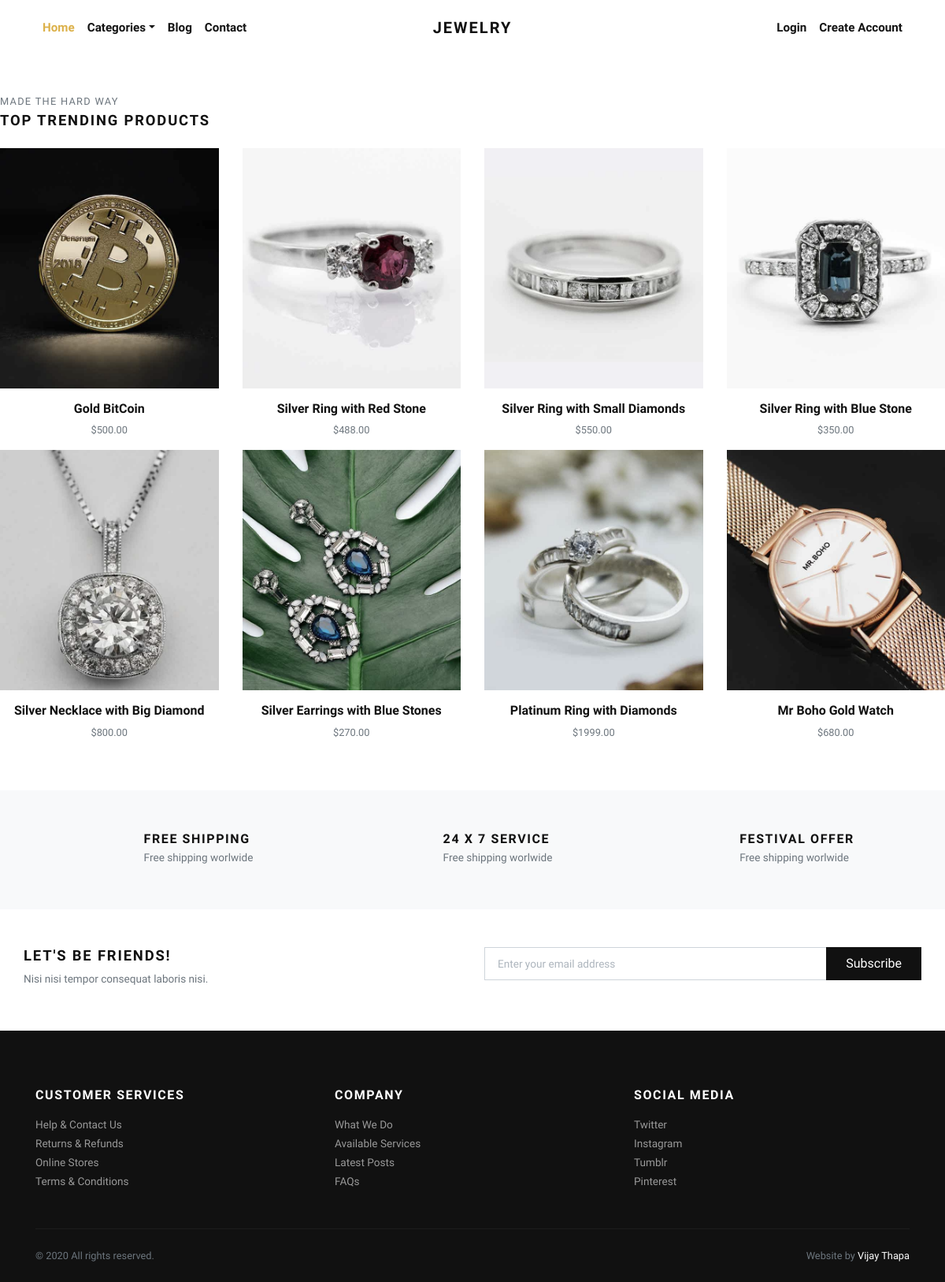
The page / on the database its author committed.
### store/models.py (models this page shows, shortened)
class Product(models.Model):
    title = models.CharField(max_length=150, verbose_name="Product Title")
    slug = models.SlugField(max_length=160, verbose_name="Product Slug")
    sku = models.CharField(max_length=255, unique=True, verbose_name="Unique Product ID (SKU)")
    short_description = models.TextField(verbose_name="Short Description")
    detail_description = models.TextField(blank=True, null=True, verbose_name="Detail Description")
    product_image = models.ImageField(upload_to='product', blank=True, null=True, verbose_name="Product Image")
    price = models.DecimalField(max_digits=8, decimal_places=2)
    category = models.ForeignKey(Category, verbose_name="Product Categoy", on_delete=models.CASCADE)
    is_active = models.BooleanField(verbose_name="Is Active?")
    is_featured = models.BooleanField(verbose_name="Is Featured?")
    created_at = models.DateTimeField(auto_now_add=True, verbose_name="Created Date")
    updated_at = models.DateTimeField(auto_now=True, verbose_name="Updated Date")
    class Meta:
        verbose_name_plural = 'Products'
        ordering = ('-created_at', )

### store/views.py (the view)
# urls.py: path('', views.home, name="home"),
def home(request):
    categories = Category.objects.filter(is_active=True, is_featured=True)[:3]
    products = Product.objects.filter(is_active=True, is_featured=True)[:8]
    context = {
        'categories': categories,
        'products': products,
    }
    return render(request, 'store/index.html', context)

### store/context_preprocessors.py (called while the page is built)
def store_menu(request):
    categories = Category.objects.filter(is_active=True)
    context = {
        'categories_menu': categories,
    }
    return context

def cart_menu(request):
    if request.user.is_authenticated:
        cart_items= Cart.objects.filter(user=request.user)
        context = {
            'cart_items': cart_items,
        }
    else:
        context = {}
    return context

### templates/store/index.html (shortened to what this page needs)
{% extends 'base.html' %}
{% load static %}
      {% block content %}
        <section class="py-5">
          <header>
            <p class="small text-muted small text-uppercase mb-1">Made the hard way</p>
            <h2 class="h5 text-uppercase mb-4">Top trending products</h2>
          </header>
          <div class="row">
            {% if products %}
              {% for product in products %}
                <div class="col-xl-3 col-lg-4 col-sm-6">
                  <div class="product text-center">
                    <div class="position-relative mb-3">
                      <a class="d-block" href="{% url 'store:product-detail' product.slug %}">
                        {% if product.product_image %}
                          <img class="img-fluid w-100" src="{{ product.product_image.url }}" alt="{{product.title}}">
                        {% else %}
                          <img class="img-fluid w-100" src="{% static 'img/product-1.jpg' %}" alt="{{product.title}}">
                        {% endif %}
                      </a>
                    </div>
                    <h6> <a class="reset-anchor" href="detail.html">{{ product.title }}</a></h6>
                    <p class="small text-muted">${{product.price}}</p>
                  </div>
                </div>
              {% endfor %}
            {% endif %}
          </div>
        </section>
        <section class="py-5 bg-light">
          <div class="container">
            <div class="row text-center">
              <div class="col-lg-4 mb-3 mb-lg-0">
                <div class="d-inline-block">
                  <div class="media align-items-end">
                    <svg class="svg-icon svg-icon-big svg-icon-light">
                      <use xlink:href="#delivery-time-1"> </use>
                    </svg>
                    <div class="media-body text-left ml-3">
                      <h6 class="text-uppercase mb-1">Free shipping</h6>
                      <p class="text-small mb-0 text-muted">Free shipping worlwide</p>
                    </div>
                  </div>
                </div>
              </div>
              <div class="col-lg-4 mb-3 mb-lg-0">
                <div class="d-inline-block">
                  <div class="media align-items-end">
                    <svg class="svg-icon svg-icon-big svg-icon-light">
                      <use xlink:href="#helpline-24h-1"> </use>
                    </svg>
                    <div class="media-body text-left ml-3">
                      <h6 class="text-uppercase mb-1">24 x 7 service</h6>
                      <p class="text-small mb-0 text-muted">Free shipping worlwide</p>
                    </div>
                  </div>
                </div>
              </div>
              <div class="col-lg-4">
                <div class="d-inline-block">
                  <div class="media align-items-end">
                    <svg class="svg-icon svg-icon-big svg-icon-light">
                      <use xlink:href="#label-tag-1"> </use>
                    </svg>
                    <div class="media-body text-left ml-3">
                      <h6 class="text-uppercase mb-1">Festival offer</h6>
                      <p class="text-small mb-0 text-muted">Free shipping worlwide</p>
                    </div>
                  </div>
                </div>
              </div>
            </div>
          </div>
        </section>
        <section class="py-5">
          <div class="container p-0">
            <div class="row">
              <div class="col-lg-6 mb-3 mb-lg-0">
                <h5 class="text-uppercase">Let's be friends!</h5>
                <p class="text-small text-muted mb-0">Nisi nisi tempor consequat laboris nisi.</p>
              </div>
              <div class="col-lg-6">
                <form action="#">
                  <div class="input-group flex-column flex-sm-row mb-3">
                    <input class="form-control form-control-lg py-3" type="email" placeholder="Enter your email address" aria-describedby="button-addon2">
                    <div class="input-group-append">
                      <button class="btn btn-dark btn-block" id="button-addon2" type="submit">Subscribe</button>
                    </div>
                  </div>
                </form>
              </div>
            </div>
          </div>
        </section>
      </div>
      {% endblock content %}

### templates/base.html (shortened to what this page needs)
{% load static %}
<!DOCTYPE html>
<html>
  <head>
    <link rel="stylesheet" href="{% static 'vendor/bootstrap/css/bootstrap.min.css' %}">
    <link rel="stylesheet" href="{% static 'vendor/lightbox2/css/lightbox.min.css' %}">
    <link rel="stylesheet" href="{% static 'vendor/nouislider/nouislider.min.css' %}">
    <link rel="stylesheet" href="{% static 'vendor/bootstrap-select/css/bootstrap-select.min.css' %}">
    <link rel="stylesheet" href="{% static 'vendor/owl.carousel2/assets/owl.carousel.min.css' %}">
    <link rel="stylesheet" href="{% static 'vendor/owl.carousel2/assets/owl.theme.default.css' %}">
    <link rel="stylesheet" href="{% static 'css/style.default.css' %}" id="theme-stylesheet">
    <link rel="stylesheet" href="{% static 'css/custom.css' %}">
  </head>
  <body>
    <div class="page-holder">
      {% include 'navbar.html' %}
      {% block content %}
      {% endblock content %}
      {% include 'footer.html' %}
      {% include 'scripts.html' %}

### templates/navbar.html (shortened to what this page needs)
{% load static %}
      <header class="header bg-white">
        <div class="container px-0 px-lg-3">
          <nav class="navbar navbar-expand-lg navbar-light py-3 px-lg-0"><a class="navbar-brand" href="{% url 'store:home' %}"><span class="font-weight-bold text-uppercase text-dark">Jewelry</span></a>
            <div class="collapse navbar-collapse" id="navbarSupportedContent">
              <ul class="navbar-nav mr-auto">
                <li class="nav-item">
                  <a class="nav-link active" href="{% url 'store:home' %}">Home</a>
                </li>
                <li class="nav-item dropdown"><a class="nav-link dropdown-toggle" id="pagesDropdown" href="#" data-toggle="dropdown" aria-haspopup="true" aria-expanded="false">Categories</a>
                </li>
                <li class="nav-item">
                  <a class="nav-link" href="{% url 'store:home' %}">Blog</a>
                </li>
                <li class="nav-item">
                  <a class="nav-link" href="{% url 'store:home' %}">Contact</a>
                </li>
              </ul>
              <ul class="navbar-nav ml-auto">
                {% if request.user.is_authenticated %}
                  <li class="nav-item"><a class="nav-link" href="{% url 'store:cart' %}"> <i class="fas fa-dolly-flatbed mr-1 text-gray"></i>Cart<small class="text-gray">({{cart_items.count}})</small></a></li>
                  <li class="nav-item"><a class="nav-link" href="#"> <i class="far fa-heart mr-1"></i><small class="text-gray"> (0)</small></a></li>
                  {% comment %} <li class="nav-item"><a class="nav-link" href="#"> <i class="fas fa-user-alt mr-1 text-gray"></i>My Account</a></li> {% endcomment %}
                  <li class="nav-item dropdown"><a class="nav-link dropdown-toggle" id="pagesDropdown" href="#" data-toggle="dropdown" aria-haspopup="true" aria-expanded="false"><i class="fas fa-user-alt mr-1 text-gray"></i>My Account</a></a>
                  <div class="dropdown-menu mt-3" aria-labelledby="pagesDropdown">
                      <a class="dropdown-item border-0 transition-link" href="{% url 'store:profile' %}">Profile</a>
                      <a class="dropdown-item border-0 transition-link" href="{% url 'store:cart' %}">Cart</a>
                      <a class="dropdown-item border-0 transition-link" href="{% url 'store:orders' %}">Orders</a>
                      <a class="dropdown-item border-0 transition-link" href="{% url 'store:password-change' %}">Change Password</a>
                    <hr>
                    <a class="dropdown-item border-0 transition-link" href="{% url 'store:logout' %}">Log Out</a>
                </li>
                {% else %}
                  <li class="nav-item"><a class="nav-link" href="{% url 'store:login' %}">Login</a></li>
                  <li class="nav-item"><a class="nav-link" href="{% url 'store:register' %}">Create Account</a></li>
                {% endif %}
              </ul>
            </div>
          </nav>
        </div>
      </header>

### templates/footer.html
<footer class="bg-dark text-white">
        <div class="container py-4">
          <div class="row py-5">
            <div class="col-md-4 mb-3 mb-md-0">
              <h6 class="text-uppercase mb-3">Customer services</h6>
              <ul class="list-unstyled mb-0">
                <li><a class="footer-link" href="#">Help &amp; Contact Us</a></li>
                <li><a class="footer-link" href="#">Returns &amp; Refunds</a></li>
                <li><a class="footer-link" href="#">Online Stores</a></li>
                <li><a class="footer-link" href="#">Terms &amp; Conditions</a></li>
              </ul>
            </div>
            <div class="col-md-4 mb-3 mb-md-0">
              <h6 class="text-uppercase mb-3">Company</h6>
              <ul class="list-unstyled mb-0">
                <li><a class="footer-link" href="#">What We Do</a></li>
                <li><a class="footer-link" href="#">Available Services</a></li>
                <li><a class="footer-link" href="#">Latest Posts</a></li>
                <li><a class="footer-link" href="#">FAQs</a></li>
              </ul>
            </div>
            <div class="col-md-4">
              <h6 class="text-uppercase mb-3">Social media</h6>
              <ul class="list-unstyled mb-0">
                <li><a class="footer-link" href="#">Twitter</a></li>
                <li><a class="footer-link" href="#">Instagram</a></li>
                <li><a class="footer-link" href="#">Tumblr</a></li>
                <li><a class="footer-link" href="#">Pinterest</a></li>
              </ul>
            </div>
          </div>
          <div class="border-top pt-4" style="border-color: #1d1d1d !important">
            <div class="row">
              <div class="col-lg-6">
                <p class="small text-muted mb-0">&copy; 2020 All rights reserved.</p>
              </div>
              <div class="col-lg-6 text-lg-right">
                <p class="small text-muted mb-0">Website by <a class="text-white reset-anchor" href="https://www.youtube.com/vijaythapa" target="_blank">Vijay Thapa</a></p>
              </div>
            </div>
          </div>
        </div>
      </footer>

### templates/scripts.html (shortened to what this page needs)
{% load static %}
      <link rel="stylesheet" href="https://use.fontawesome.com/releases/v5.7.1/css/all.css">
  </body>
</html>

### jewelryshop/static/css/style.default.css (style rules this page uses)
.text-small { font-size: 0.85rem !important; }
.navbar { position: relative; }
@media (min-width: 992px) { .navbar-brand { position: absolute; top: 50%; left: 50%; -webkit-transform: translate(-50%, -50%); transform: translate(-50%, -50%); } }
.product img { -webkit-filter: grayscale(40%); filter: grayscale(40%); transition: all 0.3s; }
.footer-link { font-size: 0.85rem; position: relative; color: #999; transition: all 0.3s; }
.footer-link::before { content: '\f0da'; display: inline-block; font-family: 'Font Awesome\ 5 Free'; font-weight: 900; position: absolute; top: 50%; left: 0; -webkit-transform: translateY(-50%); transform: translateY(-50%); color: #fff; transition: all 0.3s; opacity: 0; }
.text-uppercase { text-transform: uppercase; letter-spacing: 0.1em; }
.reset-anchor { color: inherit; transition: all 0.3s; }
.svg-icon { width: 32px; height: 32px; vertical-align: text-bottom; stroke: currentColor; stroke-width: 3; --layer1: currentColor; --layer2: currentColor; --layer3: currentColor; }
.svg-icon.svg-icon-light { stroke-width: 2; }
.svg-icon-big { width: 48px; height: 48px; }
.navbar { padding: 0.5rem 1rem; }
.navbar-brand { display: inline-block; padding-top: 0.3125rem; padding-bottom: 0.3125rem; margin-right: 1rem; font-size: 1.25rem; }
.navbar-light .navbar-brand { color: #dcb14a; }
.navbar-light .navbar-nav .nav-link { color: rgba(17, 17, 17, 0.99); font-weight: 800; font-size: 0.95rem; transition: all 0.3s; }
.navbar-light .navbar-nav .show > .nav-link, .navbar-light .navbar-nav .active > .nav-link, .navbar-light .navbar-nav .nav-link.show, .navbar-light .navbar-nav .nav-link.active { color: #dcb14a; }
.btn { font-weight: 400; border: 1px solid transparent; font-family: inherit; padding: 0.375rem 1.5rem; font-size: 1rem; line-height: 1.5; border-radius: 0; transition: color 0.15s ease-in-out, background-color 0.15s ease-in-out, border-color 0.15s ease-in-out, box-shadow 0.15s ease-in-out; }
.btn-dark { color: #fff; background-color: #111111; border-color: #111111; }
body { font-family: "Libre Franklin", sans-serif; font-size: 1rem; font-weight: 400; line-height: 1.5; color: #111111; background-color: #fff; }
a { color: #dcb14a; text-decoration: none; }
h1, h2, h3, h4, h5, h6, .h1, .h2, .h3, .h4, .h5, .h6 { margin-bottom: 0.5rem; font-family: inherit; font-weight: 900; line-height: 1.2; color: inherit; }
h2, .h2 { font-size: 1.9rem; }
h5, .h5 { font-size: 1.15rem; }
h6, .h6 { font-size: 1rem; }
small, .small { font-size: 80%; font-weight: 400; }
.bg-light { background-color: #f8f9fa !important; }
.bg-dark { background-color: #111111 !important; }
.text-dark { color: #111111 !important; }
.form-control { padding: 0.375rem 0.75rem; font-size: 1rem; line-height: 1.5; color: #495057; background-color: #fff; border: 1px solid #ced4da; border-radius: 0; transition: border-color 0.15s ease-in-out, box-shadow 0.15s ease-in-out; }
.form-control::placeholder { color: #adb5bd; font-size: 0.85rem; font-weight: 400; }
.form-control-lg { padding: 0.5rem 1rem; font-size: 1rem; line-height: 1.5; border-radius: 0; }
.nav-link { padding: 0.5rem 1rem; }

### rows shown on the page
Product: product_image (picture), title "Gold BitCoin", price "500.00"
Product: product_image (picture), title "Silver Ring with Red Stone", price "488.00"
Product: product_image (picture), title "Silver Ring with Small Diamonds", price "550.00"
Product: product_image (picture), title "Silver Ring with Blue Stone", price "350.00"
Product: product_image (picture), title "Silver Necklace with Big Diamond", price "800.00"
Product: product_image (picture), title "Silver Earrings with Blue Stones", price "270.00"
Product: product_image (picture), title "Platinum Ring with Diamonds", price "1999.00"
Product: product_image (picture), title "Mr Boho Gold Watch", price "680.00"
